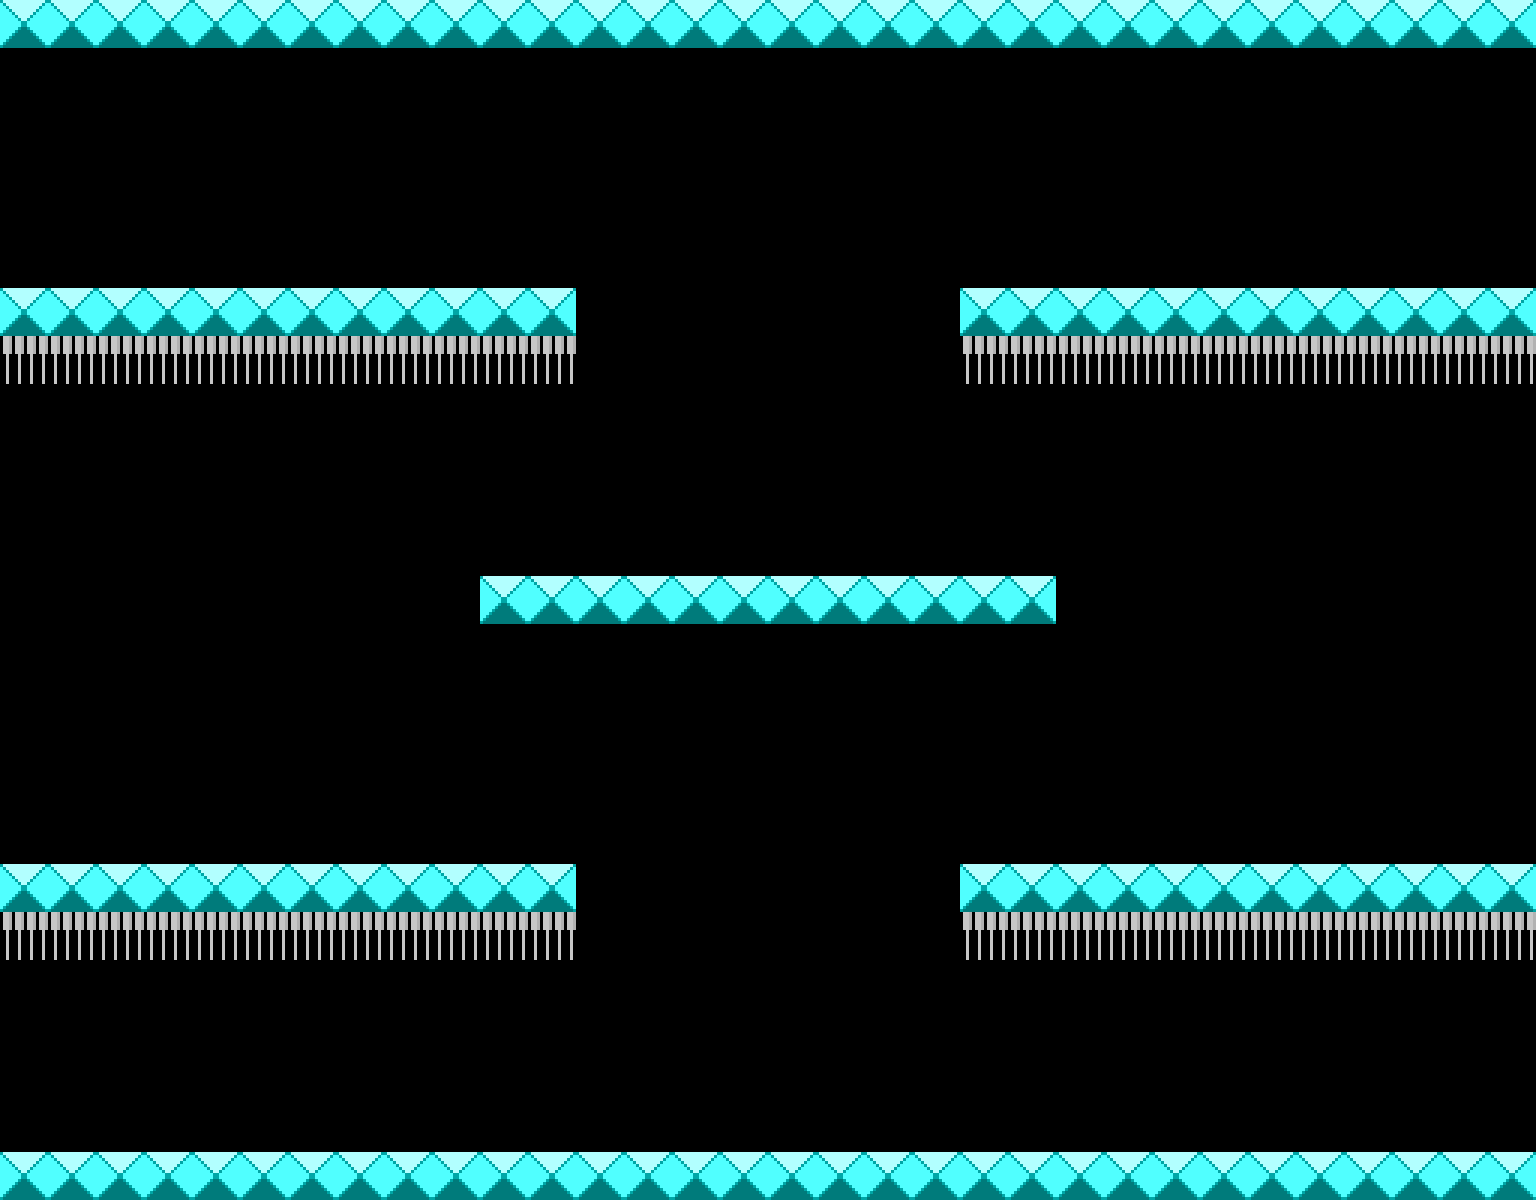

Tiled map render using the project's own tile images. Description and the map definition, with tile-layer contents summarised, below:
An orthogonal 32x25 tile map with 48x48 px tiles, 2 tile layers (Tile Layer 1, spikes).

<map version="1.0" orientation="orthogonal" width="32" height="25" tilewidth="48" tileheight="48">
 <tileset firstgid="1" name="formalcode" tilewidth="48" tileheight="48">
  <image source="ground_generic.png" width="192" height="192" />
  <tile id="0">
   <properties>
    <property name="collision" value="true" />
   </properties>
  </tile>
  <tile id="4">
   <properties>
    <property name="sensor" value="true" />
   </properties>
  </tile>
  <tile id="8">
   <properties>
    <property name="sensor" value="true" />
   </properties>
  </tile>
  <tile id="9">
   <properties>
    <property name="sensor" value="true" />
   </properties>
  </tile>
  <tile id="10">
   <properties>
    <property name="sensor" value="true" />
   </properties>
  </tile>
  <tile id="12">
   <properties>
    <property name="sensor" value="true" />
   </properties>
  </tile>
  <tile id="13">
   <properties>
    <property name="sensor" value="true" />
   </properties>
  </tile>
 </tileset>
 <layer name="Tile Layer 1" width="32" height="25">
  <properties>
   <property name="bellex" value="3" />
   <property name="belley" value="3" />
   <property name="bucketx" value="0" />
   <property name="buckety" value="-6" />
   <property name="collision" value="true" />
  </properties>
  <data>[800 cells, 124 non-empty, 1 distinct tile ids]</data>
 </layer>
 <layer name="spikes" width="32" height="25">
  <properties>
   <property name="collision" value="true" />
   <property name="killer" value="true" />
  </properties>
  <data>[800 cells, 48 non-empty, 1 distinct tile ids]</data>
 </layer>
</map>